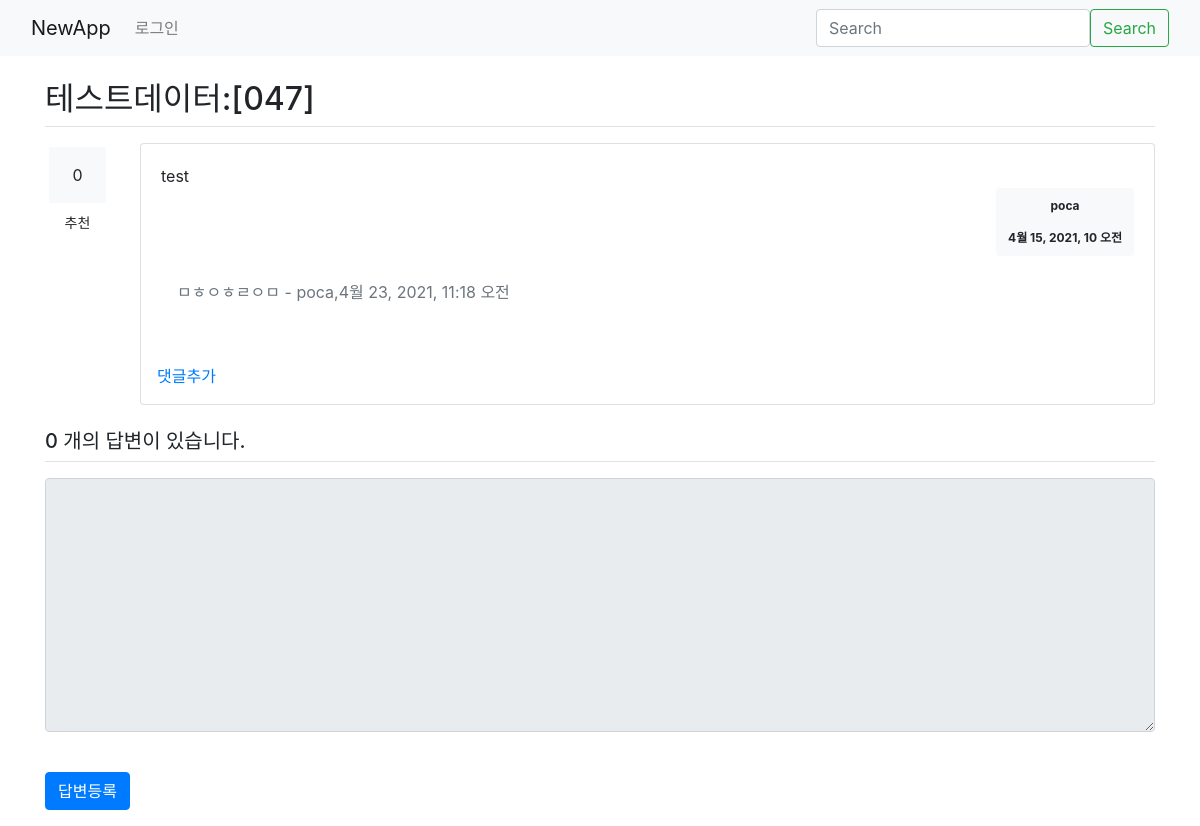
The app's page /newapp/55/, older data.
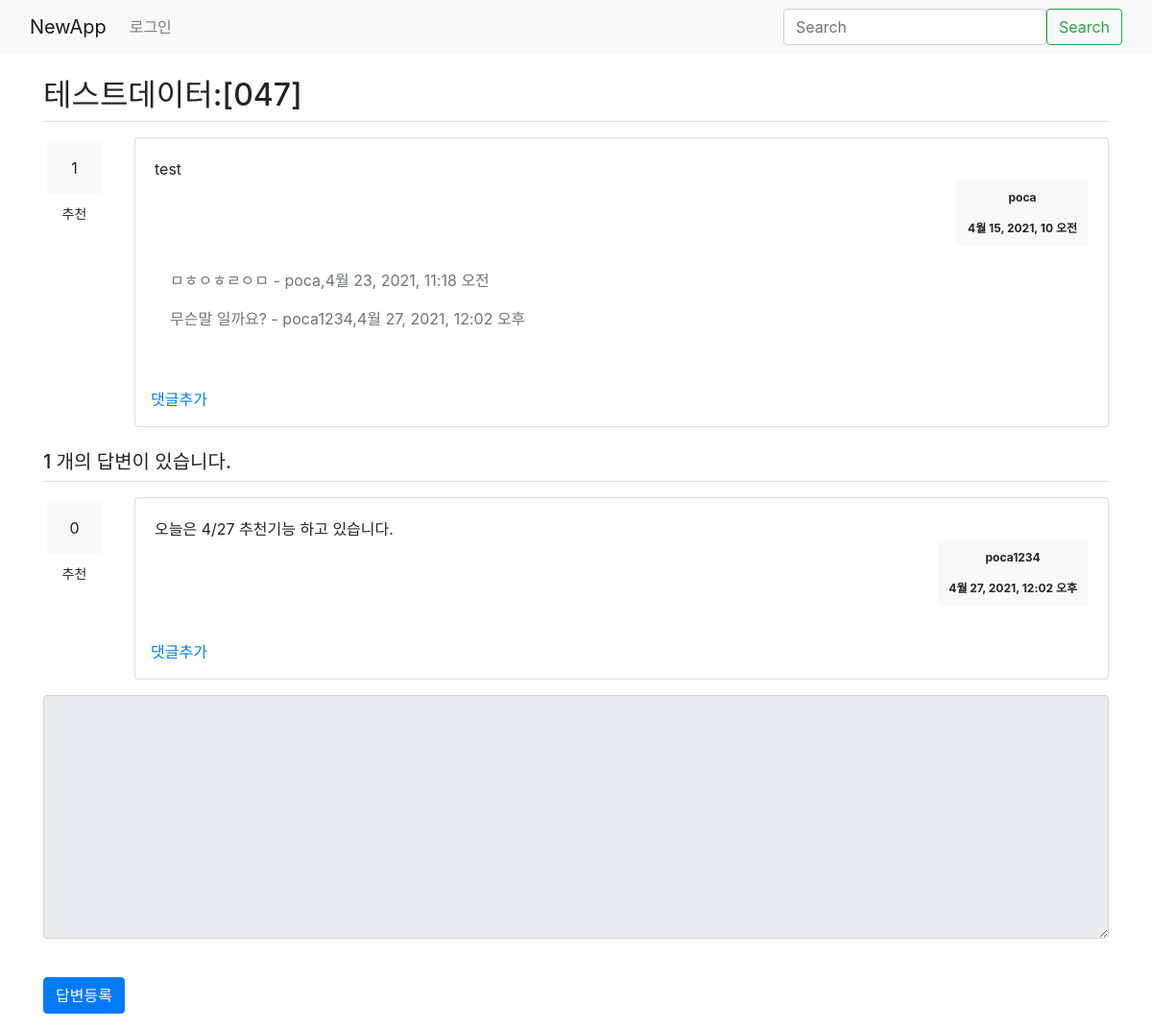
The same page, newer data.
### newapp/models.py (models this page shows, shortened)
class Question(models.Model):
    subject = models.CharField(max_length=100)
    content = models.TextField()
    create_date = models.DateTimeField()
    author = models.ForeignKey(User, on_delete=models.CASCADE, related_name='author_question')
    modify_date = models.DateTimeField(null=True, blank=True)
    voter = models.ManyToManyField(User, related_name='voter_question')

class Comment(models.Model):
    author = models.ForeignKey(User, on_delete=models.CASCADE)
    content = models.TextField()
    create_date = models.DateTimeField()
    modify_date = models.DateTimeField(null=True, blank=True)
    question = models.ForeignKey(Question, null=True, blank=True, on_delete=models.CASCADE)
    answer = models.ForeignKey(Answer, null=True, blank=True, on_delete=models.CASCADE)

class Answer(models.Model):
    question = models.ForeignKey(Question, on_delete=models.CASCADE)
    content2 = models.TextField()
    create_date2 = models.DateTimeField()
    author = models.ForeignKey(User, on_delete=models.CASCADE, related_name='author_answer')
    modify_date = models.DateTimeField(null=True, blank=True)
    voter = models.ManyToManyField(User, related_name='voter_answer')

### newapp/views/base_views.py (the view)
# urls.py: path('<int:question_id>/', base_views.detail, name='detail'),
def detail(request, question_id):
    question = get_object_or_404(Question, pk=question_id)
    context = {'question1': question}
    return render(request, 'newapp/question_detail.html', context)

### template/newapp/question_detail.html (shortened to what this page needs)
{% extends 'base.html' %}
{% block content %}
<head>
</head>
<body>
<div class="container my-3">
    <h2 class="border-bottom py-2">{{ question1.subject }}</h2>
    <div class="row my-3">
       <div class="col-1" >
         <div class="bg-light text-center p-3 m-1">{{ question1.voter.count }}</div>
         <a href="#" class="recommend btn btn-sm btn-block my-1" data-uri="{% url 'newapp:vote_question' question1.id %}">추천</a>
       </div>
    <div class="col-11">
       <div class="card">
        <div class="card-body">
            <div class="card-text" style="white-space: pre-line;">{{ question1.content }}</div>
            <div class="d-flex justify-content-end">
                <div class="badge badge-light p-2">
                    <div class="m-1">{{ question1.author.username }}</div><br>
                    <div class="m-1">{{ question1.create_date }}</div>
                </div>
            </div>
            {% if question1.comment_set.count > 0 %}
            <div class="m-3">
              {% for comment in question1.comment_set.all %}
                <div class="comment py-2 text-muted">
                    <span style="white-space: pre-line;">{{ comment.content }}</span>
                    <span> -
                     {{comment.author }},{{ comment.create_date }}
                    </span>
                </div>
              {% endfor %}
            </div>
            {% endif %}
        </div>
            <div class="p-3">
                <a href="{% url 'newapp:comment_create_question' question1.id %}"> 댓글추가</a>
            </div>
    </div>
    </div>
    </div>
    <h5 class="border-bottom my-3 py-2">{{question1.answer_set.count}} 개의 답변이 있습니다.</h5>
    {% for answer in question1.answer_set.all %}
    <div class="row my-3">
       <div class="col-1">
         <div class="bg-light text-center p-3 m-1">{{ answer.voter.count }}</div>
         <a href="#" class="recommend btn btn-sm btn-block my-1" data-uri="{% url 'newapp:vote_answer' answer.id %}">추천</a>
       </div>
    <div class="col-11">
    <div class="card">
        <div class="card-body">
            <div class="card-text" style="white-space: pre-line;">{{ answer.content2 }}</div>
            <div class="d-flex justify-content-end">
                <div class="badge badge-light p-2">
                    <div class="m-1">{{ answer.author.username }}</div><br>
                    <div class="m-1">{{ answer.create_date2 }}</div>
                </div>
            </div>
        </div>
            <div class="p-3">
                <a href="{% url 'newapp:comment_create_answer' answer.id %}"> 댓글추가</a>
            </div>
         </div>
    </div>
  </div>
    {% endfor %}
    <form action="{% url 'newapp:answer_create' question1.id %}" method="post" class="my-3">
        <div class="form-group">
            <textarea {% if not user.is_authenticated %} disabled {% endif %} name="content2"
                      id="content2" class="form-control" rows="10">
            </textarea></br>
        </div>
        <input type="submit" value="답변등록" class="btn btn-primary">
    </form>
 </div>
{% endblock %}

### template/base.html (shortened to what this page needs)
<!DOCTYPE html>
<html lang="ko">
<head>
</head>
<body>
{% load static %}
<link rel="stylesheet" type="text/css" href="{% static 'bootstrap.min.css' %}">
<nav class="navbar navbar-expand-lg navbar-light bg-light">
  <div class="container-fluid">
    <a class="navbar-brand" href="{% url 'newapp:index' %}">NewApp</a>
    <div class="collapse navbar-collapse" id="navbarSupportedContent">
      <ul class="navbar-nav me-auto">
        <li class="nav-item">
        {% if user.is_authenticated %}
          <a class="nav-link" href="{% url 'common:logout' %}" >{{ user.username }}(로그아웃)</a>
        {% else %}
          <a class="nav-link" href="{% url 'common:login' %}">로그인</a>
        {% endif %}
        </li>
      </ul>
      </div>
      <form class="d-flex">
        <input class="form-control me-2" type="search" placeholder="Search" aria-label="Search">
        <button class="btn btn-outline-success" type="submit">Search</button>
     </form>
  </div>
</nav>
{% block content %}
{% endblock %}
</body>
</html>

Row changes from the older to the newer data that the page shows:
computed for Question "테스트데이터:[047]": voter.count "0" → "1"; answer_set.count "0" → "1"
added Comment: content "무슨말 일까요?", author "poca1234", create_date "4월 27, 2021, 12:02 오후"
added Answer: voter.count "0", content2 "오늘은 4/27 추천기능 하고 있습니다.", author.username "poca1234", create_date2 "4월 27, 2021, 12:02 오후"
